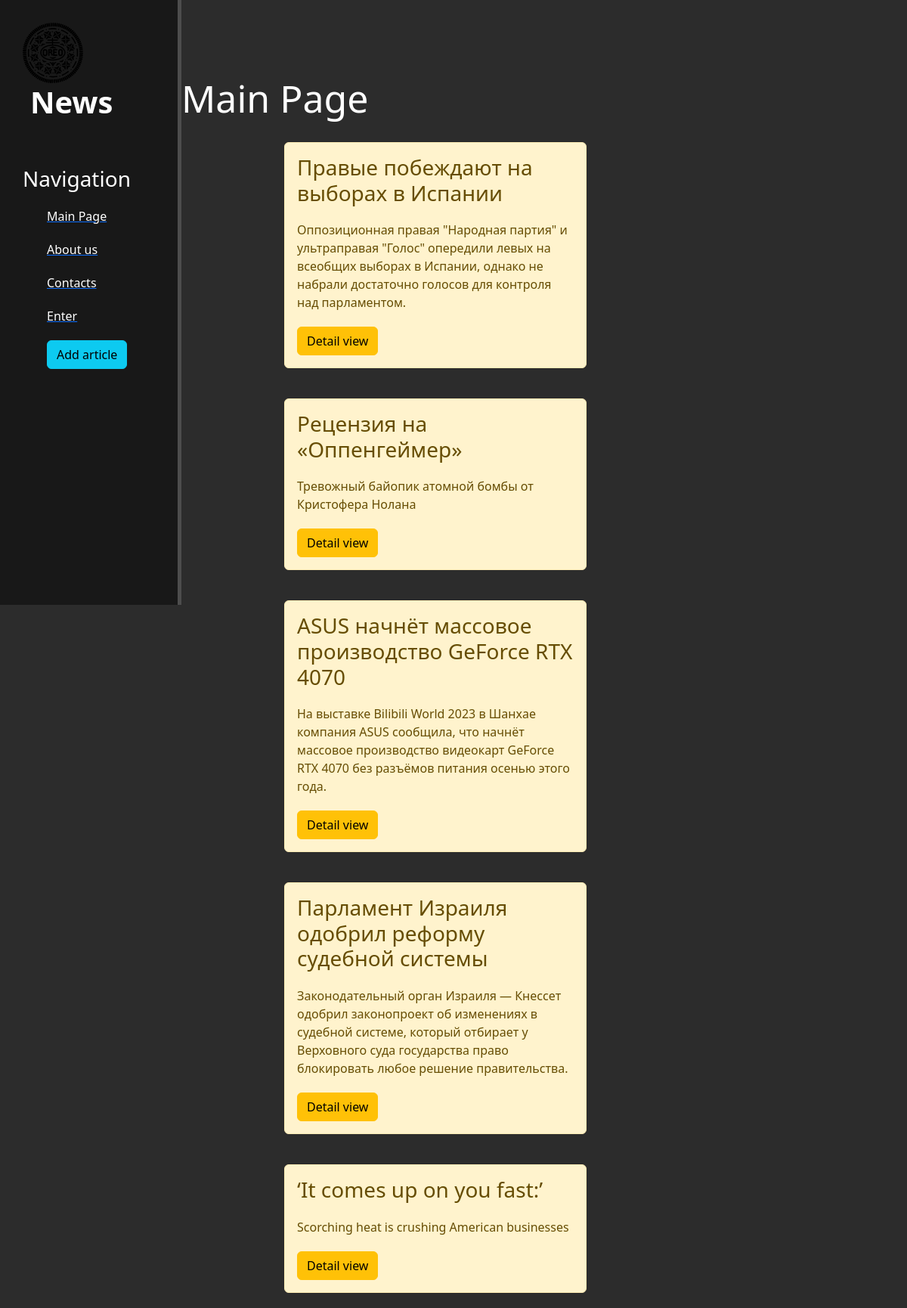
The page / on the database its author committed.
### main/models.py (models this page shows, shortened)
class Articles(models.Model):
    title = models.CharField('Title', max_length=50)
    intro = models.CharField('Intro', max_length=250)
    full_text = models.TextField('Article')
    date = models.DateTimeField('Date')

### main/views.py (the view)
# urls.py: path('', views.index, name='home'),
def index(request):
    news = Articles.objects.order_by('-date')
    return render(request, 'main/index.html', {"news": news})

### main/templates/main/index.html (shortened to what this page needs)
{% extends 'main/layout.html' %}
{% block content %}
<div class="features">
    <h1>Main Page</h1>
    {% if news %}
    {% for el in news %}
    <div class="alert alert-warning">
        <h3>{{ el.title }}</h3>
        <p>{{ el.intro }}</p>
        <a href="{% url 'news-detail' el.id %}" class="btn btn-warning">Detail view</a>
    </div>
    {% endfor %}
    {% else %}
    <p>You do not have any news!</p>
    {% endif %}
</div>
{% endblock%}

### main/templates/main/layout.html (shortened to what this page needs)
{% load static %}
<!DOCTYPE html>
<html lang="en">
<head>
    <link rel="stylesheet" href="https://cdn.jsdelivr.net/npm/bootstrap@5.2.3/dist/css/bootstrap.min.css">
    <link rel="stylesheet" href="{% static 'main/css/main.css' %}">
</head>
<body>
    <aside>
        <img src="{% static 'main/img/oreo.png' %}">
        <span class="logo">News</span>
        <h3>Navigation</h3>
        <ul>
            <a href="{% url 'home' %}"><li>Main Page</li></a>
            <a href="{% url 'about' %}"><li>About us</li></a>
            <a href="{% url 'contacts' %}"><li>Contacts</li></a>
            {% if user.is_authenticated %}
            <a href="accounts/logout"><li>Quit</li></a>
            {% else %}
            <a href="accounts/login"><li>Enter</li></a>
            {% endif %}
            <a href="{% url 'create' %}"><li><button class="btn btn-info"> Add article</button></li></a>
        </ul>
    </aside>
    <main>
        {% block content %}{% endblock %}
    </main>
</body>
</html>

### main/static/main/css/main.css (style rules this page uses)
body { background: #2c2c2c; }
aside { float: left; background: #181818; width: 20%; padding: 2.5%; height: 100vh; color: #fff; border-right: 5px solid #4d4d4d; }
aside img { width: 80px; float: left; }
aside .logo { font-size: 40px; margin-left: 10px; font-weight: bold; position: relative; top: -5px; }
aside h3 { margin-top: 50px; font-size: 28px; }
aside ul { list-style: none }
aside ul li { color: #fff; display: block; margin-top: 20px; transition: transform .6s ease; }
main .features { float: left; color: #fff; margin-top: 100px; text-align: center: width: 75%; }
main .features h1 { font-size: 50px; }
main .features p { max-width: 400px; margin: 20px auto }
.alert-warning { float: left; clear: both; width: 400px; margin: 20px 34%; text-align: left; }

### rows shown on the page
Articles: title "Правые побеждают на выборах в Испании", intro "Оппозиционная правая \"Народная партия\" и ультраправая \"Голос\" опередили левых на всеобщих выборах в Испании, однако не набрали достаточно голосов для контроля над парламентом."
Articles: title "Рецензия на «Оппенгеймер»", intro "Тревожный байопик атомной бомбы от Кристофера Нолана"
Articles: title "ASUS начнёт массовое производство GeForce RTX 4070", intro "На выставке Bilibili World 2023 в Шанхае компания ASUS сообщила, что начнёт массовое производство видеокарт GeForce RTX 4070 без разъёмов питания осенью этого года."
Articles: title "Парламент Израиля одобрил реформу судебной системы", intro "Законодательный орган Израиля — Кнессет одобрил законопроект об изменениях в судебной системе, который отбирает у Верховного суда государства право блокировать любое решение правительства."
Articles: title "‘It comes up on you fast:’", intro "Scorching heat is crushing American businesses"
